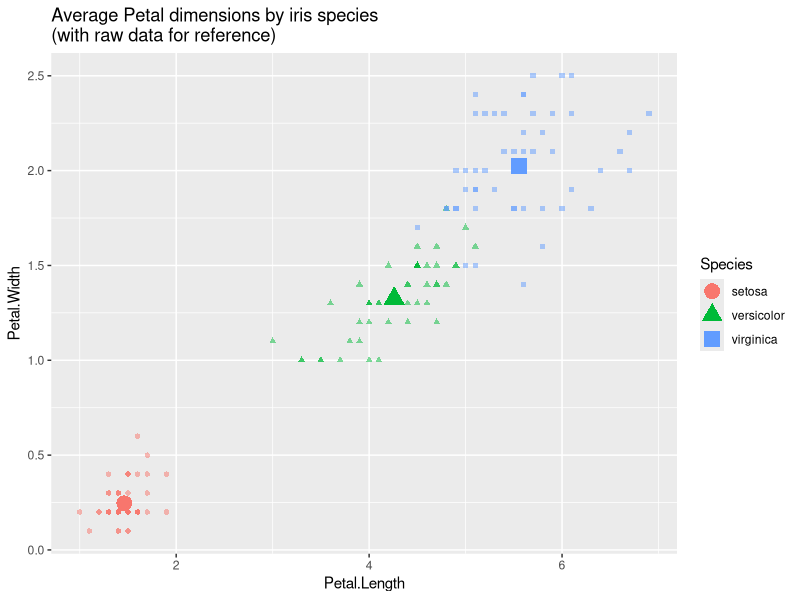

Generate this figure with R:
# informalexample 5.51 of section 5.3.1 
# (informalexample 5.51 of section 5.3.1)  : Data engineering and data shaping : Aggregating transforms : Combining many rows into summary rows 

iris_summary <- aggregate(
  cbind(Petal.Length, Petal.Width) ~ Species, 
  data = iris, 
  FUN = mean)

print(iris_summary)

#      Species Petal.Length Petal.Width
# 1     setosa        1.462       0.246
# 2 versicolor        4.260       1.326
# 3  virginica        5.552       2.026

library(ggplot2)
ggplot(mapping = aes(x = Petal.Length, y = Petal.Width, 
                     shape = Species, color = Species)) + 
  geom_point(data = iris, # raw data
             alpha = 0.5) + 
  geom_point(data = iris_summary, # per-group summaries
             size = 5) +
  ggtitle("Average Petal dimensions by iris species\n(with raw data for reference)")

